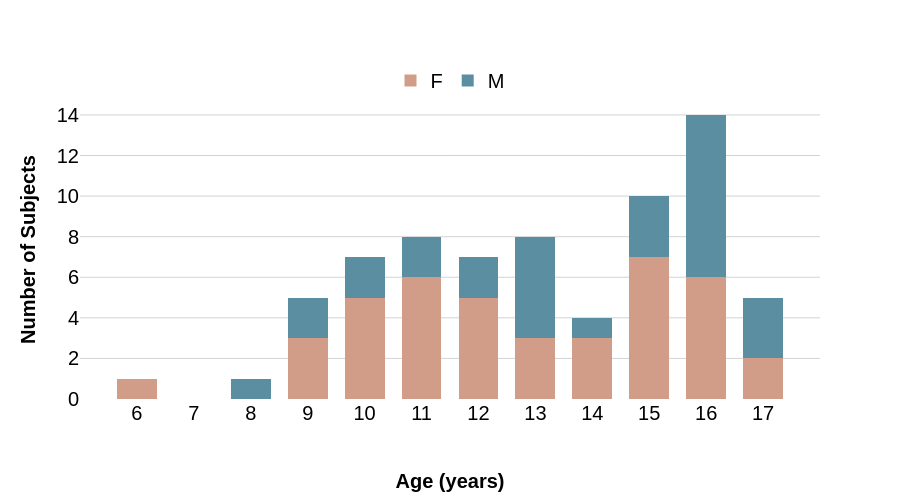

This figure's notebook cell:
### Code cell
# Plot demographics for included subjects in DWI analysis
plot_demographics(include_t2star_subjects)

### Figure 1 — Plotly figure (JSON) as saved in the notebook; plotly's stock layout.template omitted (floating-point values rounded to 4 significant figures)
{"data": [{"legendgroup": "F", "marker": {"color": "#D19D88"}, "name": "F", "opacity": 1, "type": "histogram", "x": [15, 15, 16, 14, 14, 13, 15, 12, 9, 16, 12, 11, 11, 10, 15, 14, 10, 10, 11, 13, 15, 16, 15, 10, 12, 6, 12, 9, 13, 16, 12, 17, 16, 16, 15, 17, 9, 11, 10, 11, 11], "xaxis": "x", "xbins": {"size": 1}, "yaxis": "y"}, {"legendgroup": "M", "marker": {"color": "#5C8EA1"}, "name": "M", "opacity": 1, "type": "histogram", "x": [17, 15, 13, 16, 16, 17, 11, 10, 15, 12, 16, 16, 16, 16, 12, 13, 14, 13, 17, 9, 8, 11, 15, 13, 9, 16, 10, 16, 13], "xaxis": "x", "xbins": {"size": 1}, "yaxis": "y"}], "layout": {"bargap": 0.3, "barmode": "stack", "font": {"color": "black", "family": "Arial", "size": 20}, "height": 500, "legend": {"orientation": "h", "x": 0.5, "xanchor": "center", "y": 1, "yanchor": "bottom"}, "plot_bgcolor": "white", "width": 900, "xaxis": {"anchor": "y", "domain": [0, 1], "gridwidth": 1, "range": [5, 18], "showgrid": false, "tickmode": "array", "tickvals": [6, 7, 8, 9, 10, 11, 12, 13, 14, 15, 16, 17], "title": {"font": {"family": "Arial", "size": 20, "weight": "bold"}, "standoff": 50, "text": "Age (years)"}}, "yaxis": {"anchor": "x", "domain": [0, 1], "gridcolor": "lightgrey", "gridwidth": 1, "showgrid": true, "title": {"font": {"family": "Arial", "size": 20, "weight": "bold"}, "text": "Number of Subjects"}}}}
